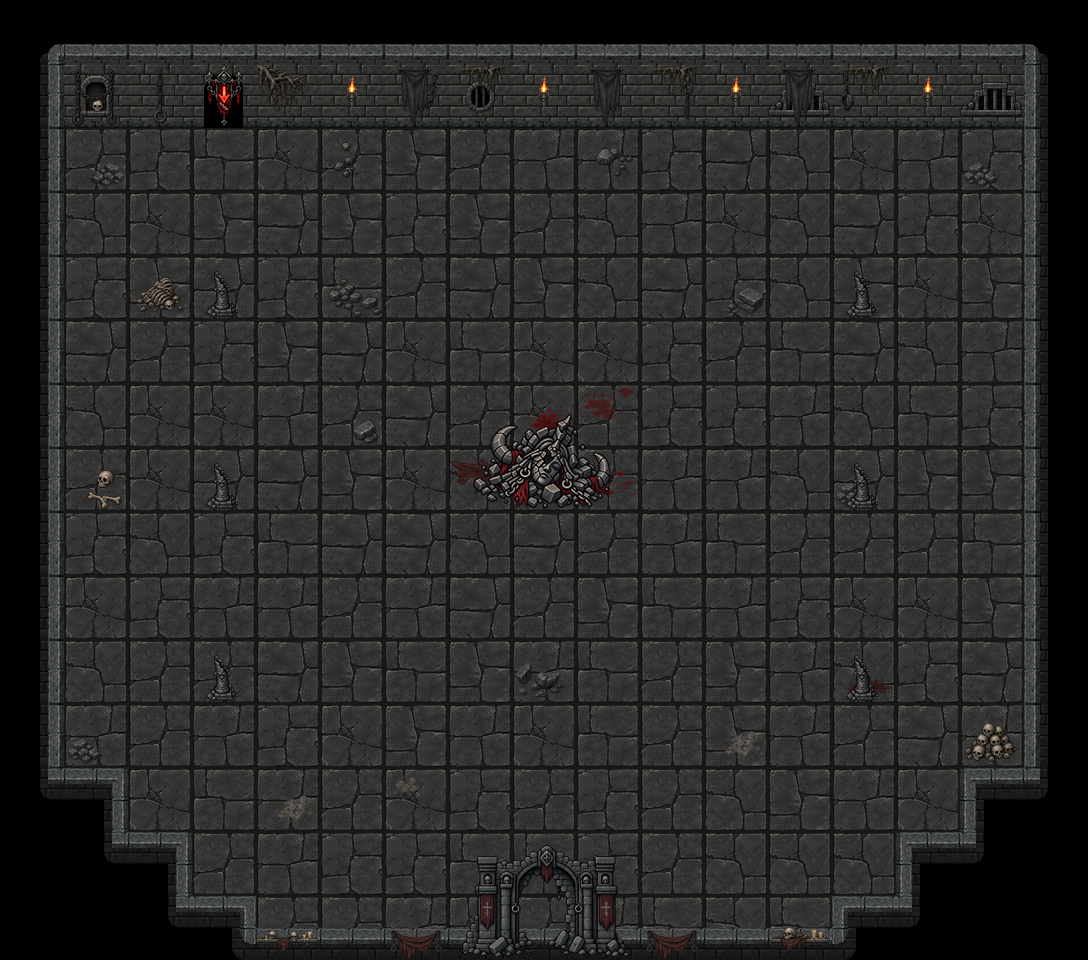

Below is a game level as drawn by its tile map, then a one-line description and the .tmx that defines it (tile-layer data replaced by summaries):
An orthogonal 17x15 tile map with 64x64 px tiles, 10 tile layers (Ground, WallsBack, WallsFront, Gate, ...), 4 tilesets and 31 objects (blacksmith, trader, exit_next_floor, exit_back, awakening_player, ...).

<map version="1.10" tiledversion="1.12.2" orientation="orthogonal" renderorder="right-down" width="17" height="15" tilewidth="64" tileheight="64" infinite="0" nextlayerid="22" nextobjectid="66">
 <tileset firstgid="1" source="items.tsx" />
 <tileset firstgid="169" source="act3_floor_64.tsx" />
 <tileset firstgid="177" source="my_tiles_textured_v9.tsx" />
 <tileset firstgid="285" source="torches/torches.tsx" />
 <layer id="1" name="Ground" width="17" height="15">
  <data>[255 cells, 198 non-empty, 8 distinct tile ids]</data>
 </layer>
 <layer id="6" name="WallsBack" width="17" height="15">
  <data>[255 cells, 54 non-empty, 7 distinct tile ids]</data>
 </layer>
 <layer id="5" name="WallsFront" width="17" height="15">
  <data>[255 cells, 21 non-empty, 4 distinct tile ids]</data>
 </layer>
 <layer id="2" name="Gate" width="17" height="15">
  <data>[255 cells, 6 non-empty, 6 distinct tile ids]</data>
 </layer>
 <layer id="16" name="GroundDetails_01" width="17" height="15">
  <data>[255 cells, 21 non-empty, 17 distinct tile ids]</data>
 </layer>
 <layer id="10" name="Objects" width="17" height="15">
  <data>[255 cells, 12 non-empty, 7 distinct tile ids]</data>
 </layer>
 <layer id="15" name="DecorBack_02" width="17" height="15">
  <data>[255 cells, 9 non-empty, 8 distinct tile ids]</data>
 </layer>
 <layer id="3" name="DecorBack_01" width="17" height="15">
  <data>[255 cells, 9 non-empty, 5 distinct tile ids]</data>
 </layer>
 <layer id="14" name="DecorFront_01" width="17" height="15">
  <data>[255 cells, 4 non-empty, 3 distinct tile ids]</data>
 </layer>
 <layer id="19" name="Torches" width="17" height="15">
  <data>[255 cells, 4 non-empty, 1 distinct tile ids]</data>
 </layer>
 <objectgroup id="13" name="Blocked">
  <object id="35" x="21" y="25" width="147" height="82" />
  <object id="36" x="287" y="20" width="776" height="85" />
  <object id="37" x="1042" y="48" width="34" height="896" />
  <object id="38" x="983" y="801" width="82" height="143" />
  <object id="39" x="869" y="918" width="188" height="31" />
  <object id="40" x="922" y="855" width="152" height="27" />
  <object id="41" x="15" y="909" width="212" height="35" />
  <object id="42" x="9" y="46" width="34" height="885" />
  <object id="43" x="78" y="796" width="29" height="96" />
  <object id="45" x="137" y="849" width="43" height="36" />
  <object id="48" x="209.333" y="273.333" width="28" height="30" />
  <object id="49" x="212" y="466" width="27.3333" height="31.3333" />
  <object id="50" x="211.333" y="658.667" width="30" height="28" />
  <object id="51" x="487.333" y="398" width="118" height="84.6667" />
  <object id="52" x="850.667" y="276" width="30" height="24" />
  <object id="53" x="851.333" y="469.333" width="25.3333" height="24.6667" />
  <object id="54" x="844.667" y="658.667" width="33.3333" height="26" />
 </objectgroup>
 <objectgroup id="18" name="NPCs">
  <object id="62" name="blacksmith" x="797" y="167.5">
   <point />
  </object>
  <object id="65" name="trader" x="930.667" y="225.333">
   <point />
  </object>
 </objectgroup>
 <objectgroup id="9" name="Barriers">
  <object id="46" x="269" y="939" width="222" height="15" />
  <object id="47" x="610" y="941" width="215" height="8" />
 </objectgroup>
 <objectgroup id="11" name="Connectors">
  <object id="7" name="exit_next_floor" x="223" y="114">
   <point />
  </object>
  <object id="8" name="exit_back" x="544.667" y="936.667">
   <point />
  </object>
 </objectgroup>
 <objectgroup id="12" name="Entities">
  <object id="32" name="awakening_player" x="672.666" y="483.333">
   <point />
  </object>
  <object id="57" name="brute" x="675" y="227">
   <point />
  </object>
  <object id="58" name="archer" x="348" y="232">
   <point />
  </object>
  <object id="59" name="goblin" x="291" y="671">
   <point />
  </object>
  <object id="60" name="priest" x="413" y="805">
   <point />
  </object>
  <object id="61" name="sentinel" x="797" y="736.5">
   <point />
  </object>
  <object id="63" name="awakening_old_man" x="731.333" y="477.333">
   <point />
  </object>
 </objectgroup>
 <objectgroup id="17" name="Enemies" />
 <objectgroup id="21" name="Ores">
  <object id="64" name="black_ores" x="992.667" y="417.333">
   <point />
  </object>
 </objectgroup>
</map>
